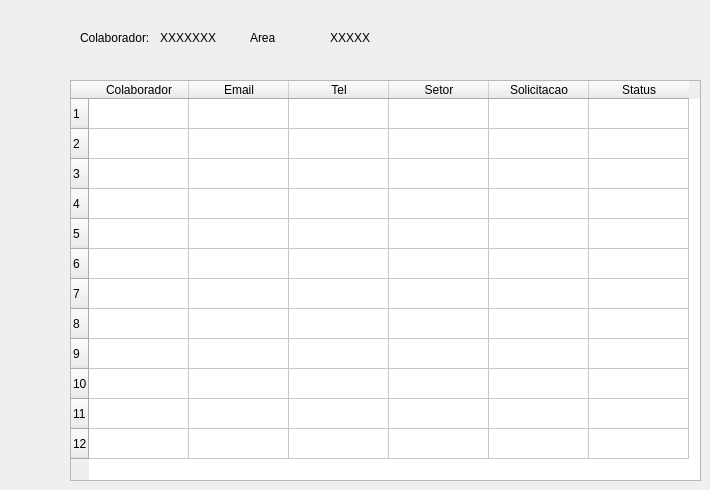
    <widget class="QWidget" name="tab_8">
     <attribute name="title">
      <string>Hist.Ocorrencias</string>
     </attribute>
     <widget class="QTableWidget" name="tbHisOcorrencias">
      <property name="geometry">
       <rect>
        <x>70</x>
        <y>80</y>
        <width>631</width>
        <height>401</height>
       </rect>
      </property>
      <row>
       <property name="text">
        <string>1</string>
       </property>
      </row>
      <row>
       <property name="text">
        <string>2</string>
       </property>
      </row>
      <row>
       <property name="text">
        <string>3</string>
       </property>
      </row>
      <row>
       <property name="text">
        <string>4</string>
       </property>
      </row>
      <row>
       <property name="text">
        <string>5</string>
       </property>
      </row>
      <row>
       <property name="text">
        <string>6</string>
       </property>
      </row>
      <row>
       <property name="text">
        <string>7</string>
       </property>
      </row>
      <row>
       <property name="text">
        <string>8</string>
       </property>
      </row>
      <row>
       <property name="text">
        <string>9</string>
       </property>
      </row>
      <row>
       <property name="text">
        <string>10</string>
       </property>
      </row>
      <row>
       <property name="text">
        <string>11</string>
       </property>
      </row>
      <row>
       <property name="text">
        <string>12</string>
       </property>
      </row>
      <column>
       <property name="text">
        <string>Colaborador</string>
       </property>
      </column>
      <column>
       <property name="text">
        <string>Email</string>
       </property>
      </column>
      <column>
       <property name="text">
        <string>Tel</string>
       </property>
      </column>
      <column>
       <property name="text">
        <string>Setor</string>
       </property>
      </column>
      <column>
       <property name="text">
        <string>Solicitacao</string>
       </property>
      </column>
      <column>
       <property name="text">
        <string>Status</string>
       </property>
      </column>
     </widget>
     <widget class="QLabel" name="label_45">
      <property name="geometry">
       <rect>
        <x>80</x>
        <y>30</y>
        <width>71</width>
        <height>16</height>
       </rect>
      </property>
      <property name="text">
       <string>Colaborador:</string>
      </property>
     </widget>
     <widget class="QLabel" name="label_46">
      <property name="geometry">
       <rect>
        <x>330</x>
        <y>30</y>
        <width>71</width>
        <height>16</height>
       </rect>
      </property>
      <property name="text">
       <string>XXXXX</string>
      </property>
     </widget>
     <widget class="QLabel" name="label_47">
      <property name="geometry">
       <rect>
        <x>160</x>
        <y>30</y>
        <width>71</width>
        <height>16</height>
       </rect>
      </property>
      <property name="text">
       <string>XXXXXXX</string>
      </property>
     </widget>
     <widget class="QLabel" name="label_48">
      <property name="geometry">
       <rect>
        <x>250</x>
        <y>30</y>
        <width>41</width>
        <height>16</height>
       </rect>
      </property>
      <property name="text">
       <string>Area</string>
      </property>
     </widget>
    </widget>
